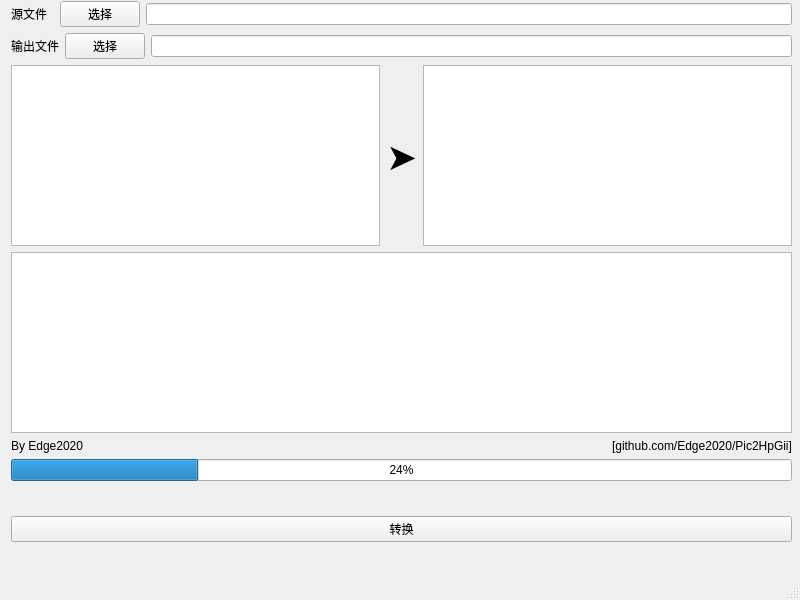
<?xml version="1.0" encoding="UTF-8"?>
<ui version="4.0">
 <class>MainWindow</class>
 <widget class="QMainWindow" name="MainWindow">
  <property name="geometry">
   <rect>
    <x>0</x>
    <y>0</y>
    <width>800</width>
    <height>600</height>
   </rect>
  </property>
  <property name="minimumSize">
   <size>
    <width>800</width>
    <height>600</height>
   </size>
  </property>
  <property name="maximumSize">
   <size>
    <width>800</width>
    <height>600</height>
   </size>
  </property>
  <property name="windowTitle">
   <string>Pic2HpGii</string>
  </property>
  <widget class="QWidget" name="centralwidget">
   <widget class="QWidget" name="layoutWidget">
    <property name="geometry">
     <rect>
      <x>11</x>
      <y>1</y>
      <width>781</width>
      <height>541</height>
     </rect>
    </property>
    <layout class="QVBoxLayout" name="verticalLayout_4">
     <item>
      <layout class="QVBoxLayout" name="verticalLayout_3">
       <item>
        <layout class="QVBoxLayout" name="verticalLayout">
         <item>
          <layout class="QHBoxLayout" name="horizontalLayout">
           <item>
            <widget class="QLabel" name="label">
             <property name="text">
              <string>源文件  </string>
             </property>
            </widget>
           </item>
           <item>
            <widget class="QPushButton" name="choose_in">
             <property name="text">
              <string>选择</string>
             </property>
            </widget>
           </item>
           <item>
            <widget class="QLineEdit" name="input">
             <property name="font">
              <font>
               <underline>false</underline>
              </font>
             </property>
             <property name="readOnly">
              <bool>true</bool>
             </property>
            </widget>
           </item>
          </layout>
         </item>
         <item>
          <layout class="QHBoxLayout" name="horizontalLayout_2">
           <item>
            <widget class="QLabel" name="label_2">
             <property name="text">
              <string>输出文件</string>
             </property>
            </widget>
           </item>
           <item>
            <widget class="QPushButton" name="choose_out">
             <property name="text">
              <string>选择</string>
             </property>
            </widget>
           </item>
           <item>
            <widget class="QLineEdit" name="output">
             <property name="readOnly">
              <bool>true</bool>
             </property>
            </widget>
           </item>
          </layout>
         </item>
        </layout>
       </item>
       <item>
        <layout class="QVBoxLayout" name="verticalLayout_2">
         <item>
          <layout class="QHBoxLayout" name="horizontalLayout_6">
           <item>
            <widget class="QGraphicsView" name="img_in"/>
           </item>
           <item>
            <widget class="QLabel" name="label_5">
             <property name="font">
              <font>
               <family>Agency FB</family>
               <pointsize>28</pointsize>
              </font>
             </property>
             <property name="text">
              <string>➤</string>
             </property>
            </widget>
           </item>
           <item>
            <widget class="QGraphicsView" name="img_out"/>
           </item>
          </layout>
         </item>
         <item>
          <widget class="QTextEdit" name="outinfo">
           <property name="acceptDrops">
            <bool>true</bool>
           </property>
           <property name="readOnly">
            <bool>true</bool>
           </property>
          </widget>
         </item>
        </layout>
       </item>
      </layout>
     </item>
     <item>
      <layout class="QHBoxLayout" name="horizontalLayout_7">
       <item alignment="Qt::AlignLeft">
        <widget class="QLabel" name="label_3">
         <property name="text">
          <string>By Edge2020</string>
         </property>
        </widget>
       </item>
       <item alignment="Qt::AlignRight">
        <widget class="QLabel" name="label_4">
         <property name="font">
          <font>
           <underline>false</underline>
          </font>
         </property>
         <property name="text">
          <string>[github.com/Edge2020/Pic2HpGii]</string>
         </property>
        </widget>
       </item>
      </layout>
     </item>
     <item>
      <widget class="QProgressBar" name="progressBar">
       <property name="layoutDirection">
        <enum>Qt::LeftToRight</enum>
       </property>
       <property name="autoFillBackground">
        <bool>true</bool>
       </property>
       <property name="value">
        <number>24</number>
       </property>
      </widget>
     </item>
     <item>
      <spacer name="horizontalSpacer">
       <property name="orientation">
        <enum>Qt::Horizontal</enum>
       </property>
       <property name="sizeHint" stdset="0">
        <size>
         <width>40</width>
         <height>29</height>
        </size>
       </property>
      </spacer>
     </item>
     <item>
      <widget class="QPushButton" name="pushButton">
       <property name="text">
        <string>转换</string>
       </property>
      </widget>
     </item>
    </layout>
   </widget>
  </widget>
  <widget class="QMenuBar" name="menubar">
   <property name="geometry">
    <rect>
     <x>0</x>
     <y>0</y>
     <width>800</width>
     <height>26</height>
    </rect>
   </property>
  </widget>
  <widget class="QStatusBar" name="statusbar"/>
 </widget>
 <resources/>
 <connections/>
</ui>
